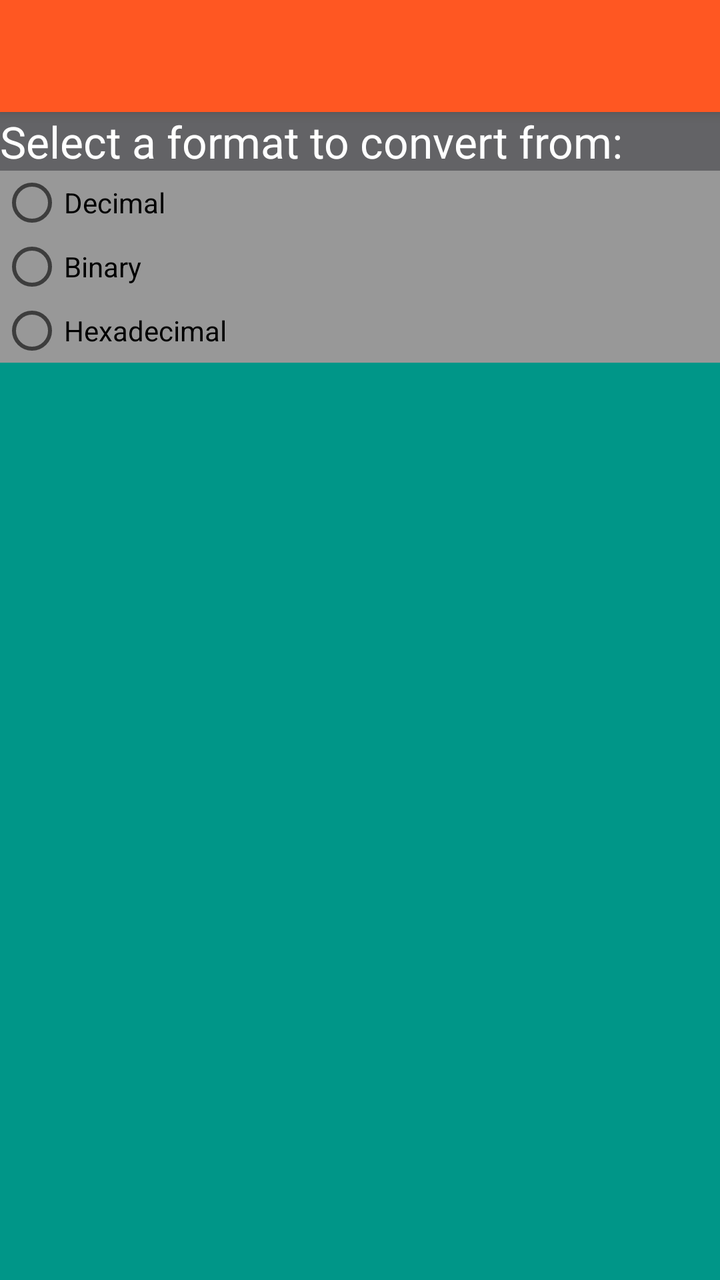
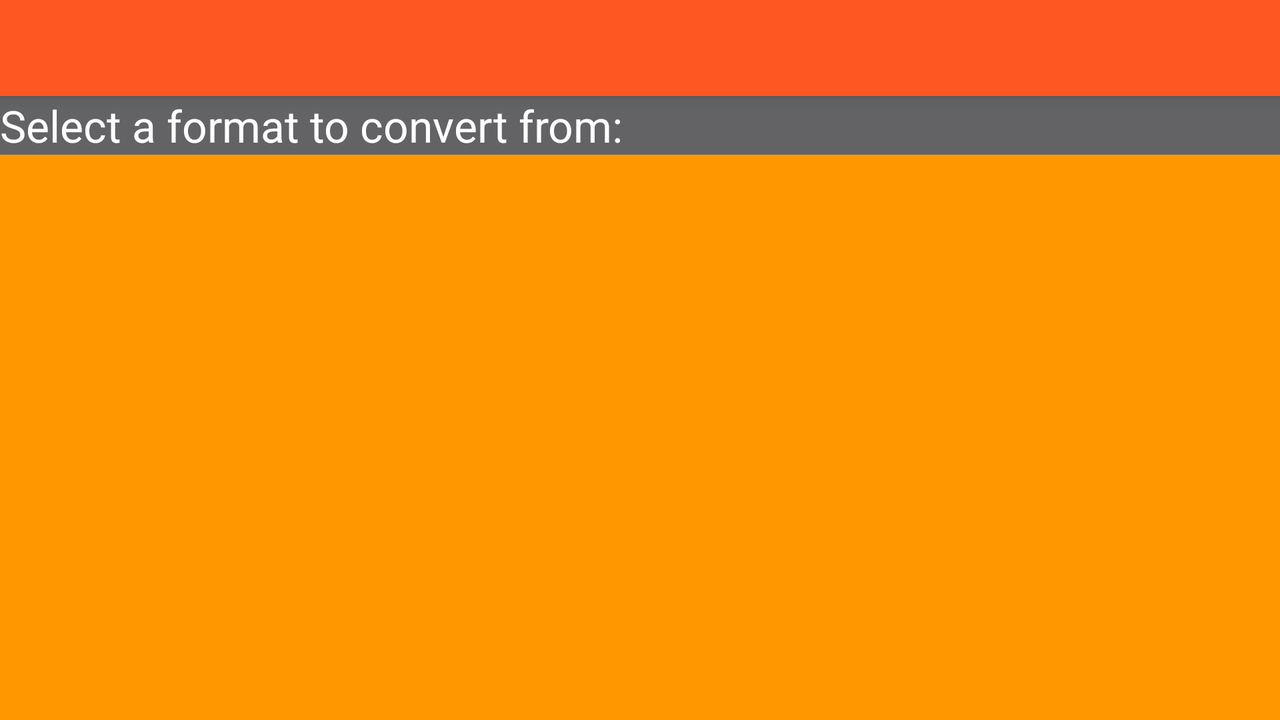

Compare how this app lays out the same screen by default and in its alternative resource folder. The renders come first, then the two layout files and the values they reference.
<!-- AndroidManifest.xml: activity theme AppTheme -->
<!-- res/layout/activity_converter.xml -->
<?xml version="1.0" encoding="utf-8"?>
<LinearLayout xmlns:android="http://schemas.android.com/apk/res/android"
    xmlns:app="http://schemas.android.com/apk/res-auto"
    xmlns:tools="http://schemas.android.com/tools"
    android:layout_width="match_parent"
    android:layout_height="match_parent"
    android:background="@color/teal"
    android:orientation="vertical">

    <android.support.v7.widget.Toolbar
        android:id="@+id/my_toolbar"
        android:layout_width="match_parent"
        android:layout_height="?attr/actionBarSize"
        android:background="?attr/colorPrimary"
        android:elevation="4dp"
        android:theme="@style/ThemeOverlay.AppCompat.ActionBar"
        app:theme="@style/ThemeOverlay.AppCompat.Dark.ActionBar" />

    <TextView
        android:id="@+id/textViewDescription"
        android:layout_width="match_parent"
        android:layout_height="wrap_content"
        android:background="#636366"
        android:text="@string/convertfrom"
        android:textAppearance="?android:attr/textAppearanceLarge"
        android:textColor="@color/white" />

    <RadioGroup
        android:id="@+id/radioGroupConverter"
        android:layout_width="match_parent"
        android:layout_height="wrap_content"
        android:layout_below="@id/textViewDescription"
        android:background="#989898">

        <RadioButton
            android:id="@+id/radioButtonDecimal"
            android:layout_width="wrap_content"
            android:layout_height="wrap_content"
            android:onClick="selectDecimal"
            android:text="Decimal" />

        <RadioButton
            android:id="@+id/radioButtonBinary"
            android:layout_width="wrap_content"
            android:layout_height="wrap_content"
            android:onClick="selectBinary"
            android:text="Binary" />

        <RadioButton
            android:id="@+id/radioButtonHexadecimal"
            android:layout_width="match_parent"
            android:layout_height="wrap_content"
            android:onClick="selectHexadecimal"
            android:text="Hexadecimal" />
    </RadioGroup>


    
    
    

    
    
    
    
    
    
    
    

    
    
    
    
    

    
    
    

    
    
    
    
    
    
    
    

    
    
    
    
    
    
    
    
    
    
    
    
    
    
    
    
    
    

    
    
    
    
    
    
    
    
    
    
    
    
    
    
    
    
    
    

    
    
    
    
    
    
    
    <FrameLayout
        android:id="@+id/converter_frame"
        android:layout_width="match_parent"
        android:layout_height="wrap_content"></FrameLayout>
</LinearLayout>
<!-- resources referenced by this layout -->
<resources>
  <color name="teal">#009688</color>
  <color name="white">#FFFFFF</color>
  <string name="convertfrom">Select a format to convert from:</string>
  <style name="AppTheme" parent="Theme.AppCompat.Light.NoActionBar">
          
          <item name="colorPrimary">@color/ColourPrimary</item>
          <item name="colorPrimaryDark">@color/ColourPrimaryDark</item>
          
      </style>
  <color name="ColourPrimary">#FF5722</color>
  <color name="ColourPrimaryDark">#E64A19</color>
</resources>
<!-- res/layout-land/activity_converter.xml (the repository's variant of the layout above) -->
<!-- drawn on the phone turned sideways -->
<?xml version="1.0" encoding="utf-8"?>
<LinearLayout xmlns:android="http://schemas.android.com/apk/res/android"
    xmlns:app="http://schemas.android.com/apk/res-auto"
    xmlns:tools="http://schemas.android.com/tools"
    android:layout_width="match_parent"
    android:layout_height="match_parent"
    android:background="@color/orange"
    android:orientation="vertical"
    android:weightSum="10">

    <android.support.v7.widget.Toolbar
        android:id="@+id/my_toolbar"
        android:layout_width="match_parent"
        android:layout_height="?attr/actionBarSize"
        android:background="?attr/colorPrimary"
        android:elevation="4dp"
        android:theme="@style/ThemeOverlay.AppCompat.ActionBar"
        app:theme="@style/ThemeOverlay.AppCompat.Dark.ActionBar" />

    <ScrollView
        android:layout_width="match_parent"
        android:layout_height="match_parent">

        <LinearLayout
            android:layout_width="match_parent"
            android:layout_height="match_parent"
            android:orientation="vertical">
            <TextView
                android:id="@+id/textViewDescription"
                android:layout_width="match_parent"
                android:layout_height="wrap_content"
                android:background="#636366"
                android:elevation="4dp"
                android:text="@string/convertfrom"
                android:textAppearance="?android:attr/textAppearanceLarge"
                android:textColor="@color/white" />

            <LinearLayout
                android:layout_width="match_parent"
                android:layout_height="wrap_content"
                android:orientation="horizontal">
                <Spinner
                    android:id="@+id/spinnerSelectConverter"
                    android:layout_width="0dp"
                    android:layout_height="wrap_content"
                    android:layout_weight="0.5"
                    android:spinnerMode="dropdown"
                    android:elevation="4dp"
                    android:background="@color/lighter_grey"/>
                <LinearLayout
                    android:layout_width="wrap_content"
                    android:layout_height="match_parent"
                    android:background="#989898"
                    android:orientation="vertical">

                    <ImageButton
                        android:id="@+id/referenceHelpButton"
                        android:layout_width="wrap_content"
                        android:layout_height="0dp"
                        android:layout_weight="0.25"
                        android:background="?android:selectableItemBackground"
                        android:src="@android:drawable/ic_menu_help" />
                </LinearLayout>
            </LinearLayout>

            <FrameLayout
                android:id="@+id/converter_frame"
                android:layout_width="match_parent"
                android:layout_height="wrap_content"></FrameLayout>
        </LinearLayout>
    </ScrollView>


</LinearLayout>
<!-- resources referenced by the variant -->
<!-- as the phone turned sideways resolves them -->
<resources>
  <color name="lighter_grey">#DCDCDC</color>
  <color name="orange">#FF9800</color>
  <color name="white">#FFFFFF</color>
  <string name="convertfrom">Select a format to convert from:</string>
  <style name="AppTheme" parent="Theme.AppCompat.Light.NoActionBar">
          
          <item name="colorPrimary">@color/ColourPrimary</item>
          <item name="colorPrimaryDark">@color/ColourPrimaryDark</item>
          
      </style>
  <color name="ColourPrimary">#FF5722</color>
  <color name="ColourPrimaryDark">#E64A19</color>
</resources>
